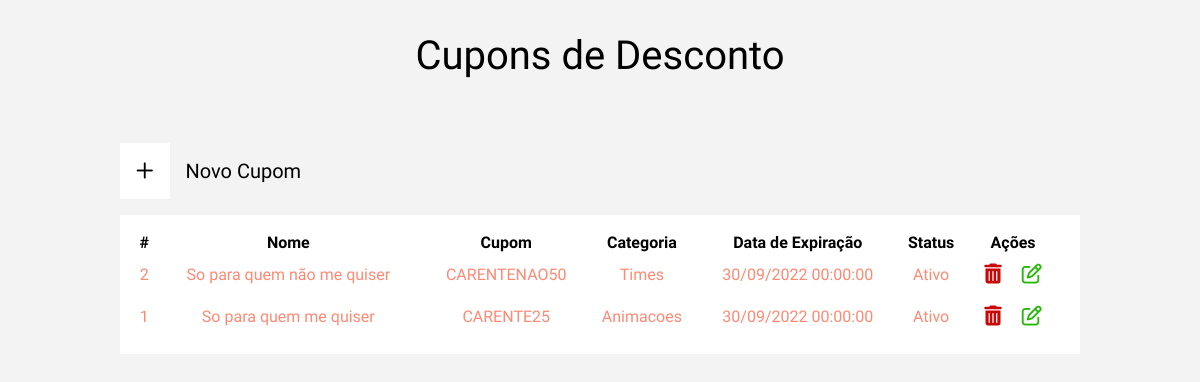
Screenshot of /view/listCupons.php with the database file from the repository.
### tables this page shows
CREATE TABLE IF NOT EXISTS `user_cupom` (
                                                         `id_cupom` INT NOT NULL AUTO_INCREMENT,
                                                         `id_categoria` INT NOT NULL,
                                                         `nome_cupom` VARCHAR(400) NOT NULL,
                                                         `codigo_cupom` VARCHAR(200) NOT NULL,
                                                         `data_expira_cupom` DATE NOT NULL,
                                                         `desconto_cupom` FLOAT NOT NULL,
                                                         `data_reg_cupom` DATETIME NOT NULL DEFAULT CURRENT_TIMESTAMP COMMENT 'data e hora do registro',
                                                         `status` INT(1) NOT NULL COMMENT '1 - ativo; 0 - inativo',
                                                         PRIMARY KEY (`id_cupom`),
                                                         CONSTRAINT `fk1_id_categoria`
                                                             FOREIGN KEY (`id_categoria`)
                                                                 REFERENCES `user_categoria` (`id_categoria`));

CREATE TABLE IF NOT EXISTS `user_categoria` (
                                                             `id_categoria` INT NOT NULL AUTO_INCREMENT,
                                                             `nome_categoria` VARCHAR(200) NOT NULL,
                                                             `img_categoria` VARCHAR(300) NOT NULL,
                                                             `data_reg_cupom` DATETIME NOT NULL DEFAULT CURRENT_TIMESTAMP COMMENT 'data e hora do registro',
                                                             `link_categoria` VARCHAR(300) NOT NULL,
                                                             PRIMARY KEY (`id_categoria`)
);

### model/conexao.class.php (called while the page is built, shortened)
<?php
class Conexao{
    public function __construct(){
        try{
            $this->pdo = new PDO("mysql:dbname=2ucase_bd3;host=localhost","root","");
        }catch(PDOException $e){
            echo "Erro com banco de dados: " . $e->getMessage() . "<br>";
            exit();
        }catch(Exception $e){
            echo "Erro generico: " . $e->getMessage() . "<br>";
            exit();
        }
    }
}
?>

### model/Manager.class.php (called while the page is built, shortened)
<?php
require_once 'Conexao.class.php';
class Manager extends Conexao {
	public function listClient($table, $columnName) {
        $cmd = $this->pdo->query("SELECT * FROM {$table} ORDER by {$columnName} DESC");
        $res = $cmd->fetchAll(PDO::FETCH_ASSOC);
        return $res;
	}
    public function getInfo($table, $columnName, $id) {
		$sql = "SELECT * FROM $table WHERE {$columnName} = :id";
		$statement = $this->pdo->prepare($sql);
		$statement->bindValue(":id", $id);
		$statement->execute();
		return $statement->fetchAll();
	}
}

### view/listCupons.php (the view, shortened to what this page needs)
<?php
require_once "../model/Manager.class.php";
$manager = new Manager();
$resultListCupons = $manager->listClient('user_cupom', 'id_cupom');
?>
<!DOCTYPE html>
<html lang="pt-br">
<head>
    <?php require_once "../config/config.php"; ?>
    <link rel="stylesheet" href="../assets/css/cupons.css">
</head>
<body id="body-margin">
    <main class="container-produto">
        <h1>Cupons de Desconto</h1>
        <section class="container-tabela-filter">
            <section class="container-filters">
                <button id="btn-new-produto" onclick="window.location.href='./CRUDAddCupom.php'">
                    <div class="icon-container">
                        <i class="fa-regular fa-plus"></i>
                    </div>
                    Novo Cupom
                </button>
            </section>
            <section class="container-tabela">
                <table class="table-clientes">
                    <tr>
                        <th>#</th>
                        <th>Nome</th>
                        <th>Cupom</th>
                        <th>Categoria</th>
                        <th>Data de Expiração</th>
                        <th>Status</th>
                        <th>Ações</th>
                    </tr>
                    <?php
                    if (count($resultListCupons) > 0) :
                        for ($i = 0; $i < count($resultListCupons); $i++) :
                            $exibCategoria = $manager->getInfo('user_categoria', 'id_categoria', $resultListCupons[$i]['id_categoria']);
                            for ($jk = 0; $jk < count($exibCategoria); $jk++) :
                                $timestampCupom = strtotime($resultListCupons[$i]['data_expira_cupom']);
                                $newDateCupom = date("d/m/Y H:i:s", $timestampCupom);
                    ?>
                                <tr>
                                    <td><?= $resultListCupons[$i]['id_cupom'] ?></td>
                                    <td><?= $resultListCupons[$i]['nome_cupom'] ?></td>
                                    <td><?= $resultListCupons[$i]['codigo_cupom'] ?></td>
                                    <td><?= $exibCategoria[$jk]['nome_categoria'] ?></td>
                                    <td><?= $newDateCupom ?></td>
                                    <td><?= $resultListCupons[$i]['status'] == 1 ? "Ativo" : "Inativo" ?></td>
                                    <td id="btn-actions">
                                        <button id="delete-prod" onclick="window.location.href='../controller/ControllerCupomADM.php?id=<?= $resultListCupons[$i]['id_cupom'] ?>&action=deleteCupomADM'">
                                            <i class="fa-solid fa-trash-can"></i>
                                        </button>
                                        <button id="edit-prod" onclick="window.location.href='./CRUDEditCupom.php?id=<?= $resultListCupons[$i]['id_cupom'] ?>&action=editCupomADM'">
                                            <i class="fa-regular fa-pen-to-square"></i>
                                        </button>
                                    </td>
                                </tr>
                    <?php
                            endfor;
                        endfor;
                    endif;
                    ?>
                </table>
            </section>
        </section>
    </main>
</body>
</html>

### config/config.php (shortened to what this page needs)
<!DOCTYPE html>
<html lang="en">
<head>
    <link rel="stylesheet" href="../assets/css/reset.css">
</head>
</html>

### assets/css/cupons.css (style rules this page uses)
.container-produto { display: flex; flex-direction: column; align-items: center; justify-content: center; gap: 4rem; margin-top: 2rem; }
.container-tabela-filter { display: flex; flex-direction: column; align-items: center; width: 60rem; }
.container-filters { display: flex; justify-content: space-between; width: 100%; align-items: flex-end; }
#btn-new-produto { display: flex; align-items: center; gap: 1rem; background-color: transparent; border: none; cursor: pointer; }
#btn-new-produto .icon-container { background-color: #ffff; padding: 1rem; cursor: pointer; }
.container-tabela { width: 100%; background-color: #ffff; margin-top: 1rem; }
.container-tabela .table-clientes { width: 100%; padding: 1rem; }
.table-clientes tr td { text-align: center; }
#btn-actions button { padding: .5rem; background-color: transparent; border: none; }
#btn-actions #edit-prod i { color: #25b808; cursor: pointer; }
#btn-actions #delete-prod i { color: #ca0606; cursor: pointer; }

### rows the page displays
user_cupom: id_cupom "2", nome_cupom "So para quem não me quiser", codigo_cupom "CARENTENAO50", id_categoria.nome_categoria "Times", data_expira_cupom "30/09/2022 00:00:00", status "Ativo"
user_cupom: id_cupom "1", nome_cupom "So para quem me quiser", codigo_cupom "CARENTE25", id_categoria.nome_categoria "Animacoes", data_expira_cupom "30/09/2022 00:00:00", status "Ativo"
